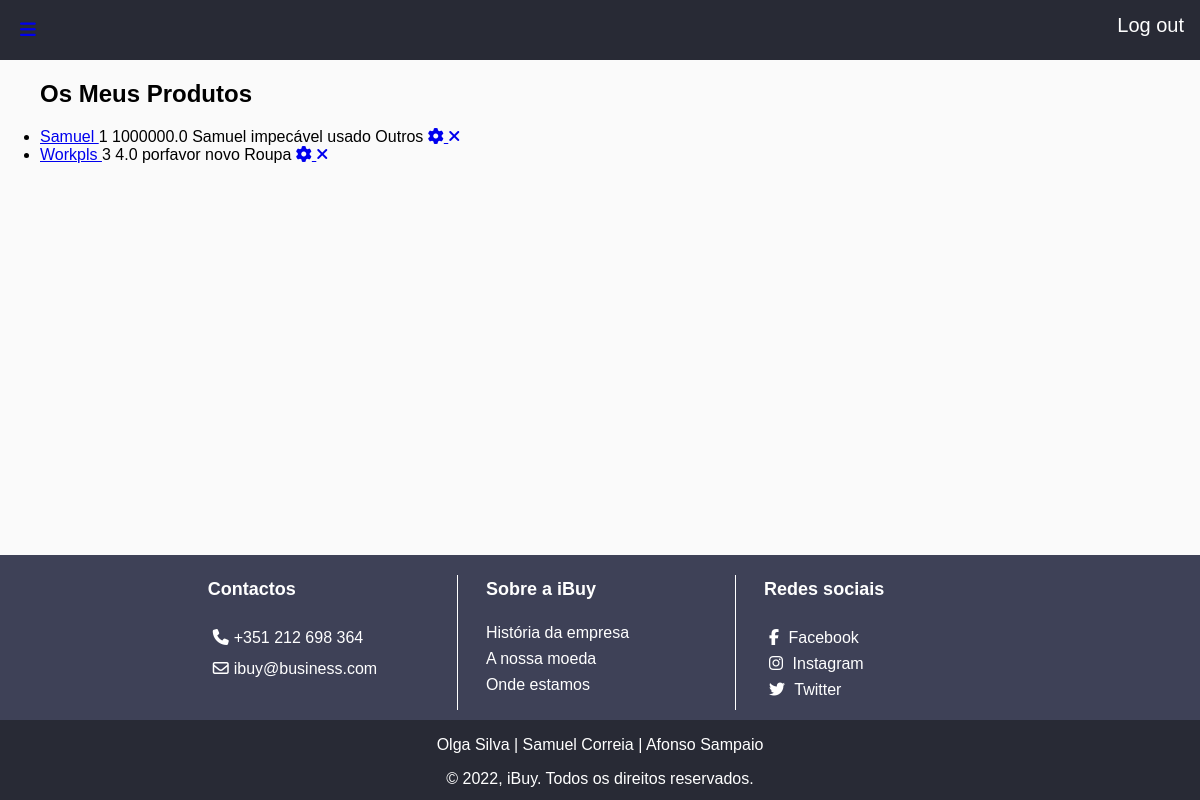
The page /ibuy/meusprodutos (signed in) on the database as committed earlier.
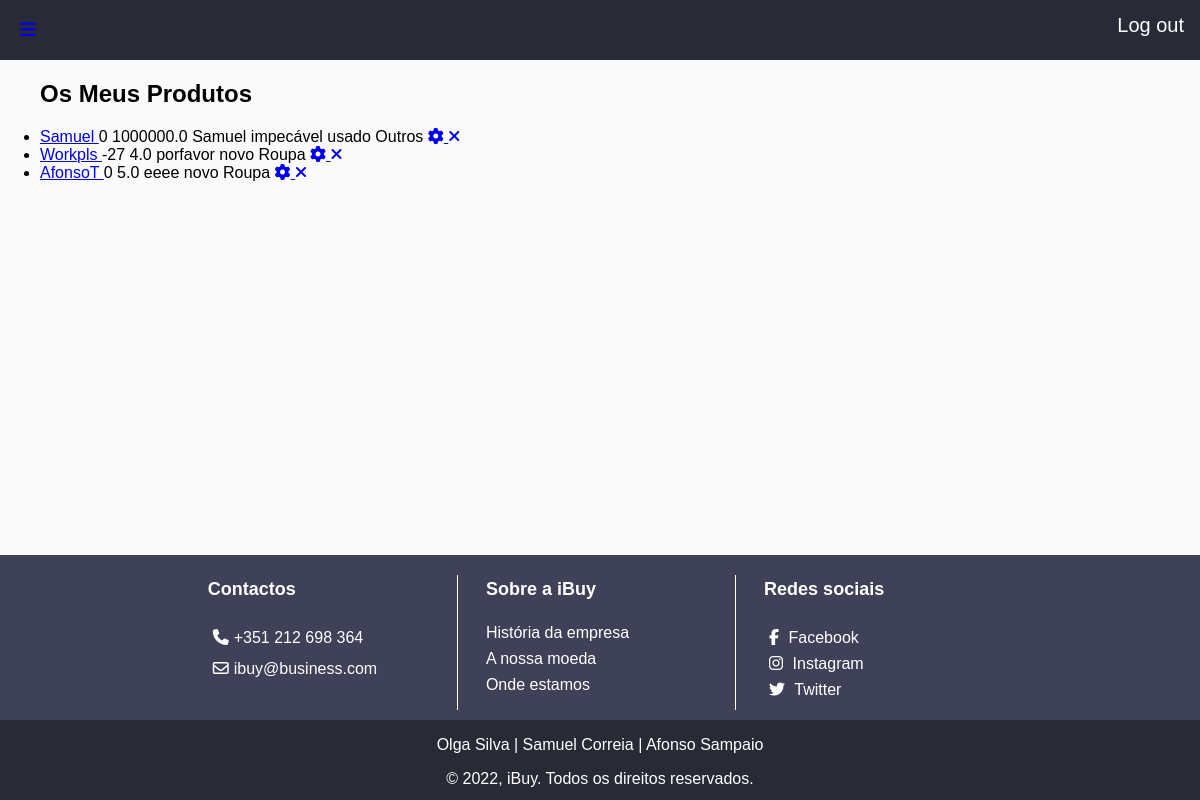
The same page on the database as committed later.
### ibuy/models.py (models this page shows, shortened)
class Produto(models.Model):
    user = models.ForeignKey(User, on_delete=models.CASCADE, default="")
    likes = models.ManyToManyField(User, related_name='likes')
    nome = models.CharField(max_length=100)
    categoria = models.ForeignKey(Categoria, on_delete=models.CASCADE, default="", related_name="Categoria")
    quantidade = models.IntegerField(default=0)
    descricao = models.TextField()  # mudar
    preco = models.FloatField(default=0) # decimal field ??
    imagem = models.CharField(max_length=100, default='produto.svg')
    NOVO = 'novo'
    USADO = 'usado'
    OPCOES_CONDICAO = (
        (NOVO, 'Novo'),
        (USADO, 'Usado'),
    )
    condicao = models.CharField(choices=OPCOES_CONDICAO, default=NOVO, max_length=100)

class Categoria(models.Model):
    tipo = models.CharField(max_length=100, default="")

### ibuy/views.py (the view)
# urls.py: path('meusprodutos', views.meusprodutos, name='meusprodutos'),
@login_required(login_url=reverse_lazy('ibuy:loginuser'))
def meusprodutos(request):
    lista_produtos = Produto.objects.filter(user_id=request.user.id)
    context = {'lista_produtos': lista_produtos}
    return render(request, 'ibuy/meusprodutos.html', context)

### ibuy/templates/ibuy/meusprodutos.html (shortened to what this page needs)
{% extends "ibuy/index.html" %}
{% load static %}
{% block content %}
<body>
    <p>
      {% if lista_produtos %}
    <ul>
        <h2>Os Meus Produtos</h2>
        {% for produto in lista_produtos %}
        <li>
            <a href="{% url 'ibuy:produto' produto.id %}">
                {{ produto.nome }}
            </a>
            {{ produto.quantidade }}
            {{ produto.preco }}
            {{ produto.descricao }}
            {{ produto.condicao }}
            {{ produto.categoria.tipo }}
            <a href="{% url 'ibuy:alterarproduto' produto.id %}">
                <i class="fa-solid fa-gear"></i>
            </a>
            <a href="{% url 'ibuy:apagarproduto' produto.id %}">
                <i class="fa fa-times" aria-hidden="true"></i>
            </a>
        </li>
        {% endfor %}
    </ul>
    {% else %}
    <p>Nao tem nada a venda.</p>
    {% endif %}
</body>
{% endblock %}

Rows that differ between the two databases and show on the page:
changed Produto "Samuel": quantidade "1" → "0"
changed Produto "Workpls": quantidade "3" → "-27"
added Produto: nome "AfonsoT", quantidade "0", preco "5.0", descricao "eeee", condicao "novo", categoria.tipo "Roupa"
